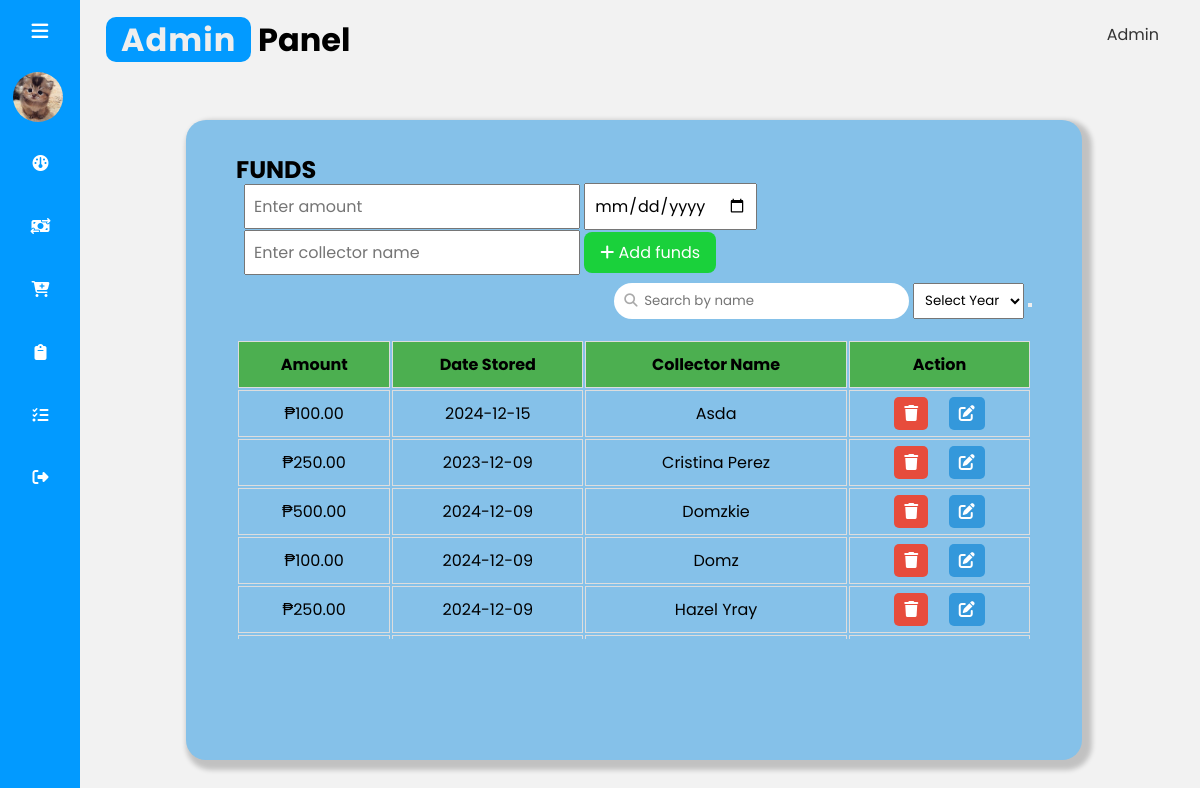
The app's page /views/funds.php (signed in) with its own data.
### tables this page shows
CREATE TABLE `treasurer` (
  `id` int(11) NOT NULL,
  `name` varchar(500) DEFAULT NULL,
  `image_path` varchar(500) DEFAULT NULL
);

CREATE TABLE `funds` (
  `id` int(11) NOT NULL,
  `amount` int(11) DEFAULT NULL,
  `date` date NOT NULL DEFAULT current_timestamp(),
  `depositor_name` varchar(500) DEFAULT NULL
);

### backend/admin.php (called while the page is built, shortened)
<?php
include "../config/connect.php";
$sql = "SELECT name, image_path FROM treasurer WHERE id = 1";
$result = $connection->query($sql);
if ($result->num_rows > 0) {
    $row = $result->fetch_assoc();
}
?>

### views/funds.php (the view, shortened to what this page needs)
<?php
include "../backend/funds.php";
if (isset($_SESSION['id']) && isset($_SESSION['username'])) {
?>
  <!DOCTYPE html>
  <html lang="en">
  <head>
    <link rel="stylesheet" href="../assets/fontawesome-free-6.5.2-web/css/all.min.css">
    <link rel="stylesheet" href="../assets/css/style.css">
  </head>
  <body>
    <?php include "../includes/sidebar.php"; ?>
    <div class="main-content">
      <?php include "../includes/dropdown.php"; ?>
      <div class="funds-container">
        <h2>FUNDS</h2>
        <form action="" method="post" class="funds-form">
          <input type="number" name="amount" placeholder="Enter amount" required>
          <input type="date" name="date" required>
          <input type="text" name="depositor_name" placeholder="Enter collector name" required>
          <button type="submit" name="add_funds"><i class="fa-solid fa-plus"></i> Add funds</button>
        </form>
        <form action="" method="get" class="search-form">
          <input type="text" name="search_name" placeholder="Search by name" value="<?php if (isset($_GET['search_name'])) echo $_GET['search_name']; ?>">
          <select name="search_year" style="padding: .5em;">
            <option value="">Select Year</option>
          </select>
          <button type="submit"><i class="fa-solid fa-search"></i></button>
        </form>
        <div class="table-container">
          <table>
            <thead>
              <th style="text-align:center;">Amount</th>
              <th style="text-align:center;">Date stored</th>
              <th style="text-align:center;">Collector Name</th>
              <th style="text-align:center;">Action</th>
            </thead>
            <tbody>
              <?php
              $search_query = "WHERE 1";
              $select_funds = mysqli_query($connection, "
              SELECT * FROM `funds`
              $search_query
              ORDER BY id DESC
          ");
              if (mysqli_num_rows($select_funds) > 0) {
                while ($row = mysqli_fetch_assoc($select_funds)) {
              ?>
                  <tr>
                    <td style="text-align:center;"><?php echo "₱" . number_format($row['amount'], 2); ?></td>
                    <td style="text-align:center;"><?php echo $row['date']; ?></td>
                    <td style="text-align:center;"><?php echo $row['depositor_name']; ?></td>
                    <td style="text-align:center;">
                      <a href="funds.php?delete_funds=<?php echo $row['id']; ?>" class="delete-btn" onclick="return confirm('Are you sure you want to delete the data?');"><i class="fas fa-trash"></i></a>
                      <a href="funds.php?edit=<?php echo $row['id']; ?>" class="edit-btn"> <i class="fas fa-edit"></i></a>
                    </td>
                  </tr>
              <?php
                };
              } else {
                echo "<div class='empty'>No funds found</div>";
              };
              ?>
            </tbody>
          </table>
        </div>
      </div>
    </div>
  </body>
  </html>
<?php
} else {
  header("Location: index.php");
  exit();
}
?>

### includes/sidebar.php (shortened to what this page needs)
<?php
include "../config/connect.php";
include "../backend/admin.php";
?>
<div class="sidebar">
    <div class="top">
      <i class="fa-solid fa-bars" id="btn"></i>
    </div>
    <div class="user">
        <img src="<?= $row['image_path']; ?>" alt="me" class="logo-img">
        <div>
        </div>
    </div>
    <ul>
        <li>
          <a href="../views/admin.php">
            <i class="fa-solid fa-gauge"></i>
          </a>
        </li>
        <li>
          <a href="../views/funds.php">
          <i class="fa-solid fa-money-bill-transfer"></i>
          </a>
        </li>
        <li>
          <a href="../views/expense.php">
          <i class="fa-solid fa-cart-plus"></i>
          </a>
        </li>
        <li>
          <a href="../views/transaction.php">
          <i class="fa-solid fa-clipboard"></i>
          </a>
        </li>
        <li>
          <a href="../views/manage.php">
          <i class="fa-solid fa-list-check"></i>
          </a>
        </li>
        <li>
          <a href="../logout.php" onclick="return confirm('Are you sure to logout?');">
          <i class="fa-solid fa-right-from-bracket"></i>
          </a>
        </li>
    </ul>
</div>

### assets/css/style.css (style rules this page uses)
* { margin: 0; padding: 0; box-sizing: border-box; font-family: 'poppins',sans-serif; }
body, html { height: 100%; }
.logo-img { width: 60px; border-radius: 100%; }
.sidebar { position: absolute; top: 0; left: 0; height: 100vh; width: 80px; background-color: #029aff; padding: 0.4rem 0.8rem; transition: all 0.5s ease; }
.sidebar #btn { position: absolute; color: #fff; top: 0.4rem; left: 50%; font-size: 1.2rem; line-height: 50px; transform: translateX(-50%); cursor: pointer; }
.user { display: flex; align-items: center; margin: 1rem 0; }
.sidebar ul li { position: relative; list-style-type: none; height: 50px; width: 90%; margin: 0.8rem auto; line-height: 50px; }
.sidebar ul li a { color: #fff; display: flex; align-items: center; text-decoration: none; border-radius: 0.8rem; }
.sidebar ul li a i { min-width: 50px; text-align: center; height: 50px; border-radius: 12px; line-height: 50px; }
.main-content { position: relative; background-color: #f2f2f2; min-height: 100vh; top: 0; left: 80px; transition: all 0.5s ease; width: calc(100% - 80px); padding: 1rem; }
.funds-container { height: 80%; width: 80%; border: none; outline: none; border-radius:20px; box-shadow: 5px 5px 5px 5px rgba(0,0,0,0.2); background-color: #85C1E9; transform: translate(-50%, -50%); position: absolute; top: 55%; left: 45%; padding:50px; margin-left:50px; display:flex; flex-direction: row; gap:8rem; display: block; }
.funds-container h2 { position: absolute; top:5%; }
.funds-container table { text-align: center; align-items: center; justify-content: center; text-transform: capitalize; }
.funds-container table th { background-color: #4caf50; }
.funds-form { width: 100%; position: relative; padding: .5rem; margin-top: .3rem; }
.funds-form input { padding: .5rem; font-size: 1rem; }
.funds-form button { padding:.5rem 1rem; font-size: 1rem; background-color: #1AD13B; color: #fff; border: none; outline: none; border-radius: .5rem; cursor: pointer; }
.edit-btn { margin-left: 1rem; font-size: 1rem; color: #1AD13B; }
.delete-btn { font-size: 1rem; color:crimson; }
.user { display: flex; align-items: center; }
.logo-img { width: 50px; height: 50px; border-radius: 50%; margin-right: 10px; }
.table-container { width: 100%; max-height: 300px; overflow-y: auto; margin: 20px 0; }
table { width: 100%; }
th, td { padding: 10px; border: 1px solid #ddd; text-align: center; }
.delete-btn, .edit-btn { color: #fff; padding: 5px 10px; text-decoration: none; border-radius: 5px; }
.delete-btn { background-color: #e74c3c; }
.edit-btn { background-color: #3498db; }
.search-form { position: relative; display: inline-block; float: right; margin-bottom: 20px; }
.search-form input[type=text] { padding: .5rem; padding-left: 30px; outline: none; border: none; border-radius: 25px; }
.search-form .fa-search { position: absolute; left: 10px; top: 50%; transform: translateY(-50%); color: #aaa; }

### records on screen
treasurer: image_path (picture)
funds: amount "100.00", date "2024-12-15", depositor_name "Asda"
funds: amount "250.00", date "2023-12-09", depositor_name "Cristina Perez"
funds: amount "500.00", date "2024-12-09", depositor_name "Domzkie"
funds: amount "100.00", date "2024-12-09", depositor_name "Domz"
funds: amount "250.00", date "2024-12-09", depositor_name "Hazel Yray"
